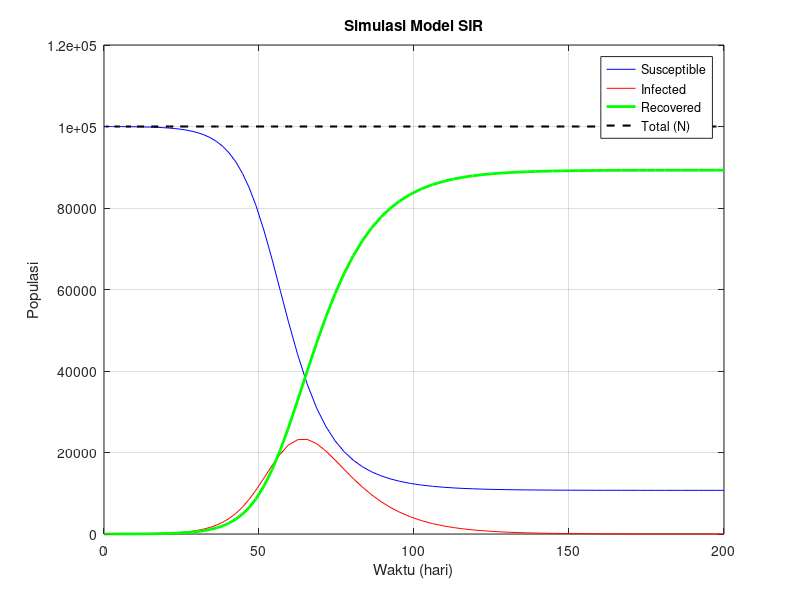

MATLAB code for this plot:
function sir_simulation()
% Parameter
N = 100000;
beta = 0.25;
gamma = 0.1;

% Kondisi Awal: S=99990, I=10, R=0
y0 = [99990; 10; 0];
tspan = [0 200]; % Simulasi selama 200 hari

% Definisi sistem ODE
ode_system = @(t, y) [
    -beta * y(1) * y(2) / N;                 % dS/dt
    beta * y(1) * y(2) / N - gamma * y(2);  % dI/dt
    gamma * y(2)                            % dR/dt
    ];

% Menjalankan solver ODE
[t, y] = ode45(ode_system, tspan, y0);

% Verifikasi: Hitung jumlah total S + I + R
total_pop = y(:,1) + y(:,2) + y(:,3);

% Plot Hasil
figure;
plot(t, y(:,1), 'b', t, y(:,2), 'r', t, y(:,3), 'g', 'LineWidth', 2);
hold on;
plot(t, total_pop, 'k--', 'LineWidth', 1.5);
legend('Susceptible', 'Infected', 'Recovered', 'Total (N)');
xlabel('Waktu (hari)');
ylabel('Populasi');
title('Simulasi Model SIR');
grid on;
end
